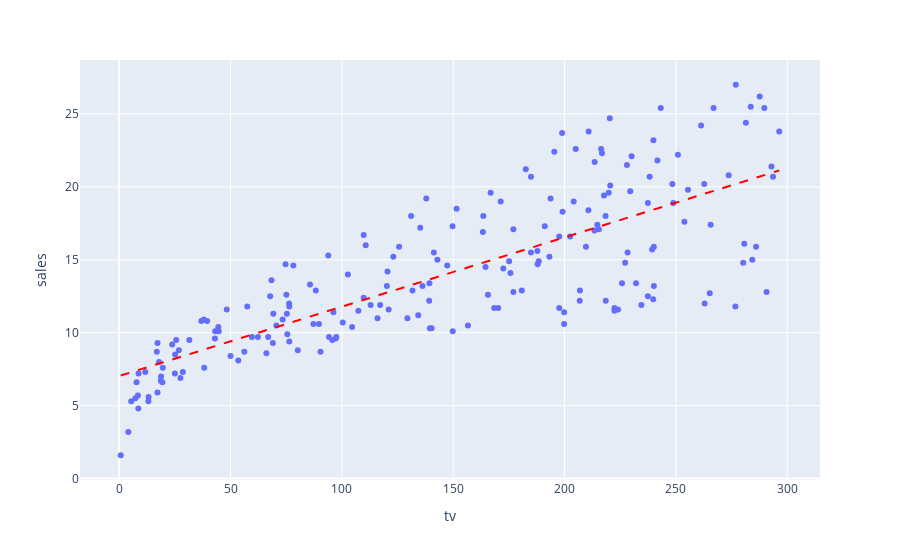

Here is the notebook cell this chart was saved with:
### Code cell
# Relationship between TV adverts and Sales
fig = df.plot(kind="scatter", x="tv", y="sales", trendline="ols")
fig.data[1].line={'dash': 'dash', 'color': 'red'}
fig

### Figure 1 — Plotly figure (JSON) as saved in the notebook; plotly's stock layout.template omitted (floating-point values rounded to 4 significant figures; data arrays with more than 128 entries replaced by an {"elided": "..."} marker saying what was removed)
{"data": [{"hovertemplate": "tv=%{x}<br>sales=%{y}<extra></extra>", "legendgroup": "", "marker": {"color": "#636efa", "symbol": "circle"}, "mode": "markers", "name": "", "orientation": "v", "showlegend": false, "type": "scatter", "x": {"elided": "200 float values"}, "xaxis": "x", "y": {"elided": "200 float values"}, "yaxis": "y"}, {"hovertemplate": "<b>OLS trendline</b><br>sales = 0.0475366 * tv + 7.03259<br>R<sup>2</sup>=0.611875<br><br>tv=%{x}<br>sales=%{y} <b>(trend)</b><extra></extra>", "legendgroup": "", "line": {"color": "red", "dash": "dash"}, "marker": {"color": "#636efa", "symbol": "circle"}, "mode": "lines", "name": "", "showlegend": false, "type": "scatter", "x": {"elided": "200 float values"}, "xaxis": "x", "y": {"elided": "200 float values"}, "yaxis": "y"}], "layout": {"legend": {"tracegroupgap": 0}, "margin": {"t": 60}, "xaxis": {"anchor": "y", "domain": [0, 1], "title": {"text": "tv"}}, "yaxis": {"anchor": "x", "domain": [0, 1], "title": {"text": "sales"}}}}
